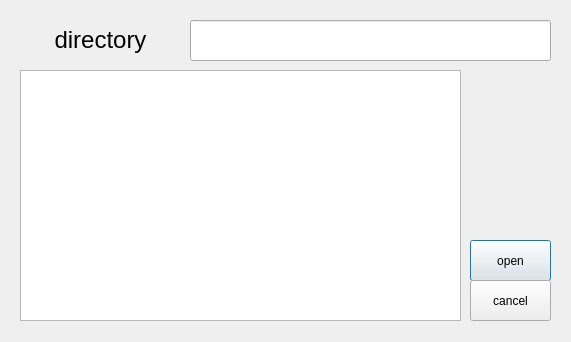
<?xml version="1.0" encoding="UTF-8"?>
<ui version="4.0">
 <class>openFile</class>
 <widget class="QDialog" name="openFile">
  <property name="geometry">
   <rect>
    <x>0</x>
    <y>0</y>
    <width>571</width>
    <height>342</height>
   </rect>
  </property>
  <property name="windowTitle">
   <string>Dialog</string>
  </property>
  <widget class="QListWidget" name="fileList">
   <property name="geometry">
    <rect>
     <x>20</x>
     <y>70</y>
     <width>441</width>
     <height>251</height>
    </rect>
   </property>
  </widget>
  <widget class="QLineEdit" name="pathEdit">
   <property name="geometry">
    <rect>
     <x>190</x>
     <y>20</y>
     <width>361</width>
     <height>41</height>
    </rect>
   </property>
  </widget>
  <widget class="QLabel" name="directory">
   <property name="geometry">
    <rect>
     <x>20</x>
     <y>20</y>
     <width>161</width>
     <height>41</height>
    </rect>
   </property>
   <property name="text">
    <string>&lt;html&gt;&lt;head/&gt;&lt;body&gt;&lt;p align=&quot;center&quot;&gt;&lt;span style=&quot; font-size:18pt;&quot;&gt;directory&lt;/span&gt;&lt;/p&gt;&lt;/body&gt;&lt;/html&gt;</string>
   </property>
  </widget>
  <widget class="QPushButton" name="openButton">
   <property name="geometry">
    <rect>
     <x>470</x>
     <y>240</y>
     <width>81</width>
     <height>41</height>
    </rect>
   </property>
   <property name="text">
    <string>open</string>
   </property>
  </widget>
  <widget class="QPushButton" name="cancelButton">
   <property name="geometry">
    <rect>
     <x>470</x>
     <y>280</y>
     <width>81</width>
     <height>41</height>
    </rect>
   </property>
   <property name="text">
    <string>cancel</string>
   </property>
  </widget>
 </widget>
 <resources/>
 <connections/>
</ui>
